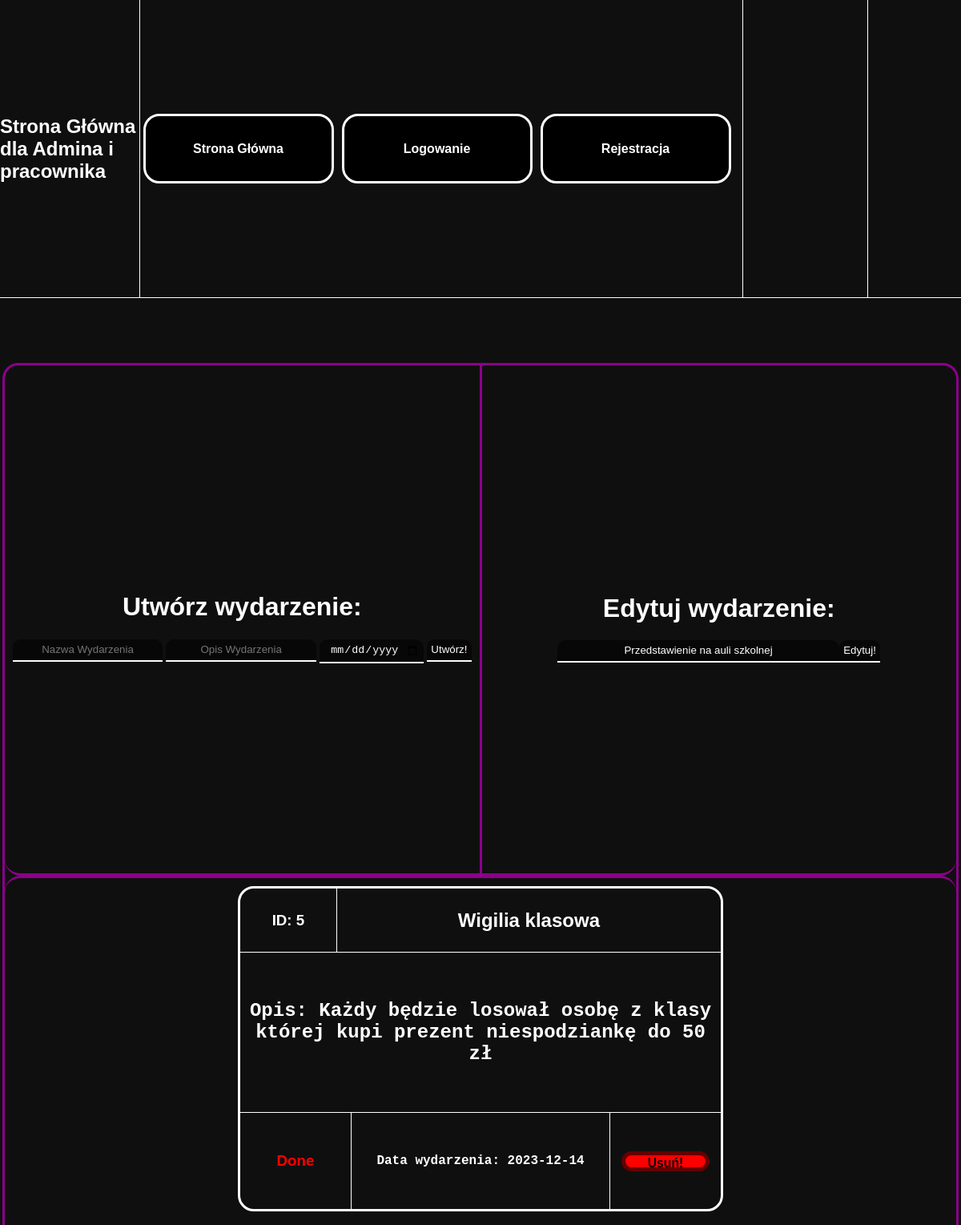
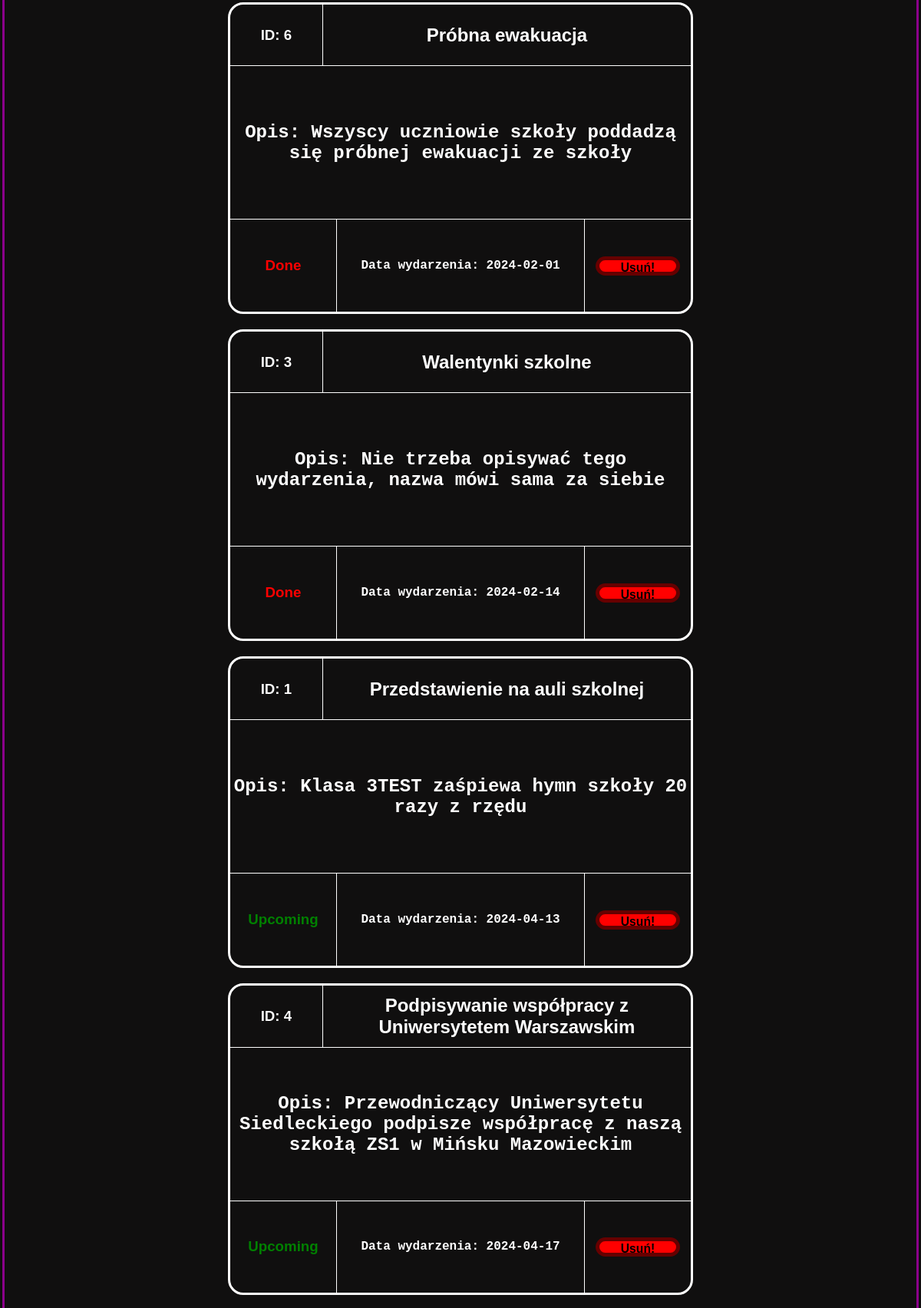
Page /indexadminiuzytkownik.php (upper part) on the committed database (2 pictures, top to bottom).
### tables this page shows
CREATE TABLE `wydarzenia` (
  `ID` int(11) NOT NULL,
  `nazwa_wyd` text NOT NULL,
  `opis_wyd` text NOT NULL,
  `data_wyd` date NOT NULL
);

### indexadminiuzytkownik.php (the view, shortened to what this page needs)
<!DOCTYPE html>
<html lang="en">
<head>
    <link rel="stylesheet" href="style.css">
</head>
<body>
    <div id="ogol">
        <div id="menu">
            <div id="menlewolewo">
                <h1>Strona Główna dla Admina i pracownika</h1>
            </div>
            <div id="menlewo">
                <?php
                include 'menuadmin.php';
                ?>
            </div>
            <div id="menprawo">
            </div>
            <div id="menprawoprawo">
            </div>
        </div>
        <div id="tresc">
            <div id="trescogol">
                <div id="trescogolgora">
                    <div id="trescogolgoralewo">
                        <h1>Utwórz wydarzenie: </h1>
                        <form action="" method="POST">
                            <input type="text" class="input" name="tytul" placeholder="Nazwa Wydarzenia" style="text-align: center;" required>
                            <input type="text" class="input" name="opis" placeholder="Opis Wydarzenia" style="text-align: center;" required>
                            <input type="date" class="input" name="data" placeholder="Data Wydarzenia" required>
                            <input type="submit" class="input" name="wyss" value="Utwórz!">
                        </form>
                    </div>
                    <div id="trescogolgoraprawo">
                        <h1>Edytuj wydarzenie: </h1>
                        <form action="edycja.php" method="POST">
                            <?php
                            $host = "localhost";
                            $dbuser = "root";
                            $dbpassword = "";
                            $dbname = "Aaawlasny_projekt_BS";
                            $conn = mysqli_connect($host, $dbuser, $dbpassword, $dbname);
                            echo "<select name='edyt' class='input'>";
                            $sql = "SELECT * FROM `wydarzenia` WHERE 1";
                            $result = $conn->query($sql);
                            if ($result->num_rows > 0) {
                                while ($row = $result->fetch_assoc()) {
                                    echo "<option value='" . $row['ID'] . "'>" . $row['nazwa_wyd'] . "</option>";
                                }
                                echo "</select>";
                                echo '<input type="submit" class="input" name="submit" value="Edytuj!">';
                            } else {
                                echo "<option value=''>Brak kandydatów</option>";
                            }
                            ?>
                        </form>
                    </div>
                </div>
                <div id="trescogoldol">
                    <?php
                    $host = "localhost";
                    $dbuser = "root";
                    $dbpassword = "";
                    $dbname = "Aaawlasny_projekt_BS";
                    $conn = mysqli_connect($host, $dbuser, $dbpassword, $dbname);
                    $sql = "SELECT `ID`, `nazwa_wyd`, `opis_wyd`, `data_wyd` FROM `wydarzenia`ORDER BY `data_wyd` ASC";
                    $result = $conn->query($sql);
                    if ($result->num_rows > 0) {
                        while ($row = $result->fetch_assoc()) {
                            echo "<div id = 'wydarzenie'>";
                            echo "<div id = 'divgora'>";
                            echo "<div id = 'divgoralewo'>";
                            echo "<h3>" . "ID: " .  $row['ID'] . "</h3>";
                            echo "</div>";
                            echo "<div id = 'divgoraprawo'>";
                            echo "<h2 id='nazwa_wyd'>" .   $row['nazwa_wyd'] . "</h2>";
                            echo "</div>";
                            echo "</div>";
                            echo "<div id = 'divsrodek'>";
                            echo "<h2>" . "Opis: " . $row['opis_wyd'] . "</h2>";
                            echo "</div>";
                            echo "<div id = 'divdol'>";
                            echo "<div id = 'divdollewolewo'>";
                            $date = new DateTime($row['data_wyd']);
                            $now = new DateTime();
                            if ($date >= $now) {
                                echo "<h3 id ='dobre'>Upcoming</h3>";
                            } else {
                                echo "<h3 id ='zle'>Done</h3>";
                            }
                            echo "</div>";
                            echo "<div id = 'divdollewo'>";
                            echo "<h4>" . "Data wydarzenia: " . $row['data_wyd'] . "</h4>";
                            echo "</div>";
                            echo "<div id = 'divdolprawo'>";
                            echo "<form method='POST' action=''>";
                            echo "<input type='submit' class='input1' name='usun' value='Usuń!' style='width: 110px;'>";
                            echo "</form>";
                            echo "</div>";
                            echo "</div>";
                            echo "</div>";
                        }
                    } else {
                        echo "<h1>Brak Wydarzeń</h1>";
                    }
                    ?>
                </div>
            </div>
        </div>
    </div>
</body>
</html>

### style.css (style rules this page uses)
body { background-color: rgb(16, 15, 15); color: white; margin: 0px; overflow: hidden; }
#ogol { display: flex; flex-direction: column; width: 100%; height: 100vh; }
#menu { display: flex; flex-direction: row; color: white; width: 100%; height: 10%; border-bottom: 0.5px solid white; }
#menlewo { display: flex; flex-direction: row; align-items: center; justify-content: center; width: 65%; height: 100%; border-right: 0.5px solid white; }
#menlewolewo { display: flex; flex-direction: row; align-items: center; justify-content: center; width: 15%; height: 100%; border-right: 0.5px solid white; }
#menprawo { display: flex; align-items: center; justify-content: center; width: 10%; height: 100%; padding: 0 20px; color: white; font-family: Arial, Helvetica, sans-serif; font-weight: bold; font-size: 16px; }
#menprawoprawo { display: flex; align-items: center; justify-content: center; flex-direction: row; border-left: 0.5px solid white; width: 10%; height: 100%; }
#menlewolewo h1 { font-size: 1.5em; margin: 0; padding: 0; }
#tresc { display: flex; align-items: center; justify-content: center; flex-direction: column; width: 100%; height: 90%; }
#trescogol { display: flex; align-items: center; justify-content: center; flex-direction: column; border: solid darkmagenta 3px; border-radius: 20px; width: 99%; height: 95%; }
#trescogolgora { display: flex; align-items: center; justify-content: center; flex-direction: row; border-bottom: solid darkmagenta 3px; border-radius: 20px; width: 100%; height: 20%; }
#trescogolgoralewo { display: flex; align-items: center; justify-content: center; flex-direction: column; border-right: solid darkmagenta 3px; width: 50%; height: 100%; }
#trescogolgoraprawo { display: flex; align-items: center; justify-content: center; flex-direction: column; width: 50%; height: 100%; }
#trescogoldol { display: flex; align-items: baseline; justify-content: center; flex-direction: row; flex-wrap: wrap; overflow-y: auto; border-top: solid darkmagenta 3px; border-radius: 20px; width: 100%; height: 80%; }
#wydarzenie { display: flex; align-items: center; justify-content: center; flex-direction: column; margin: 10px; border: solid white 3px; font-family: "Lucida Console", "Courier New", monospace; text-align: center; border-radius: 20px; width: 600px; height: 400px; }
#divgora { display: flex; align-items: center; justify-content: center; flex-direction: row; border-bottom: solid white 0.5px; width: 100%; height: 20%; }
#divgoralewo { display: flex; align-items: center; justify-content: center; border-right: solid white 0.5px; width: 20%; height: 100%; }
#divgoraprawo { display: flex; align-items: center; justify-content: center; width: 80%; height: 100%; }
#divsrodek { display: flex; align-items: center; justify-content: center; flex-direction: row; flex-wrap: wrap; overflow: auto; border-bottom: solid white 0.5px; width: 100%; height: 50%; }
#divdol { display: flex; align-items: center; justify-content: center; flex-direction: row; width: 100%; height: 30%; }
#divdollewo { display: flex; align-items: center; justify-content: center; flex-direction: row; border-right: solid white 0.5px; width: 70%; height: 100%; }
#divdollewolewo { display: flex; align-items: center; justify-content: center; border-right: solid white 0.5px; width: 30%; height: 100%; }
#divdolprawo { display: flex; align-items: center; justify-content: center; flex-direction: column; gap: 4px; width: 30%; height: 100%; }
.input1 { background-color: rgb(255, 0, 0); border: solid rgb(102, 0, 0) 5px; border-radius: 20px; transition: 0.3s ease; text-align: center; font-family: Arial, Helvetica, sans-serif; font-weight: bold; font-size: 98%; color: black; width: 170px; height: 25px; }
.input { text-align: center; appearance: none; border: none; outline: none; border-bottom: 0.2em solid rgb(255, 255, 255); background: rgba(0, 0, 0, 0.5); border-radius: 10px 10px 0 0; padding: 0.4em; color: rgb(255, 255, 255); }
h1 { font-family: "Tahoma", sans-serif; }
h3 { font-family: "Tahoma", sans-serif; }
#dobre { color: green; }
#zle { color: red; }
#nazwa_wyd { font-family: "Tahoma", sans-serif; }

### rows in the picture
wydarzenia: ID "5", nazwa_wyd "Wigilia klasowa", opis_wyd "Każdy będzie losował osobę z klasy której kupi prezent niespodziankę do 50 zł", shows "Done", data_wyd "2023-12-14"
wydarzenia: ID "6", nazwa_wyd "Próbna ewakuacja", opis_wyd "Wszyscy uczniowie szkoły poddadzą się próbnej ewakuacji ze szkoły", shows "Done", data_wyd "2024-02-01"
wydarzenia: ID "3", nazwa_wyd "Walentynki szkolne", opis_wyd "Nie trzeba opisywać tego wydarzenia, nazwa mówi sama za siebie", shows "Done", data_wyd "2024-02-14"
wydarzenia: ID "1", nazwa_wyd "Przedstawienie na auli szkolnej", opis_wyd "Klasa 3TEST zaśpiewa hymn szkoły 20 razy z rzędu", shows "Upcoming", data_wyd "2024-04-13"
wydarzenia: ID "4", nazwa_wyd "Podpisywanie współpracy z Uniwersytetem Warszawskim", opis_wyd "Przewodniczący Uniwersytetu Siedleckiego podpisze współpracę z naszą szkołą ZS1 w Mińsku Mazowieckim", shows "Upcoming", data_wyd "2024-04-17"

### other values in the picture
form field edyt "Przedstawienie na auli szkolnej"
